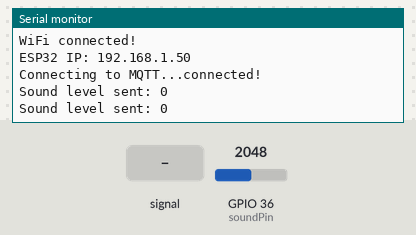
A sketch run on a simulated ESP32. Parts: the last lines printed to the serial monitor. Inputs (shaded band) come from the test bench; at power-on: GPIO 36 (soundPin) = 2048 (analog values on the 0–4095 scale). WiFi joins after 1.5 s; servers stay silent unless stated; no MQTT or app messages arrive unless stated.

Above: at 2.7 s.
2.8 s: GPIO 36 (soundPin) fed a 200 Hz sine of ±327 counts around its level
At 4.1 s:
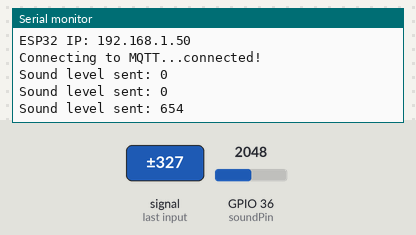
4.3 s: GPIO 36 (soundPin) fed a 1000 Hz sine of ±1023 counts around its level
At 5.6 s:
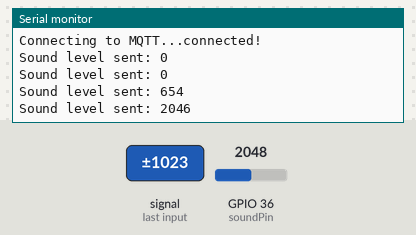
5.8 s: GPIO 36 (soundPin) set to 3603
At 6.7 s:
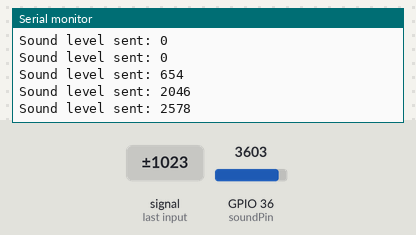
Timing chart, 0 to 8.8 s (numbered marks = the images above; inputs shaded):
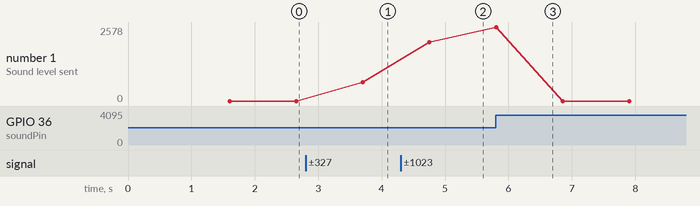

The sketch:

sound-sensor.ino
```cpp
#include <WiFi.h>
#include <PubSubClient.h>

// iPhone hotspot credentials
const char* ssid = "iPhone";
const char* password = "";

// Raspberry Pi MQTT broker
const char* mqtt_server = "172.20.10.2";
const int mqtt_port = 1883;
const char* mqtt_topic = "iot/brook/sound";

// Sound sensor
const int soundPin = A0;

WiFiClient espClient;
PubSubClient client(espClient);

void connectWiFi() {
  Serial.print("Connecting to WiFi");

  WiFi.begin(ssid, password);

  while (WiFi.status() != WL_CONNECTED) {
    delay(500);
    Serial.print(".");
  }

  Serial.println("\nWiFi connected!");
  Serial.print("ESP32 IP: ");
  Serial.println(WiFi.localIP());
}

void reconnectMQTT() {
  while (!client.connected()) {
    Serial.print("Connecting to MQTT...");

    String clientId = "NanoESP32-" + WiFi.macAddress();
    clientId.replace(":", "");

    if (client.connect(clientId.c_str())) {
      Serial.println("connected!");
    } else {
      Serial.print("Failed, state: ");
      Serial.println(client.state());
      delay(3000);
    }
  }
}

int readSoundLevel() {
  int minValue = 4095;
  int maxValue = 0;

  unsigned long startTime = millis();

  while (millis() - startTime < 50) {
    int value = analogRead(soundPin);

    if (value < minValue) minValue = value;
    if (value > maxValue) maxValue = value;
  }

  return maxValue - minValue;
}

void setup() {
  Serial.begin(115200);
  analogReadResolution(12);

  connectWiFi();

  client.setServer(mqtt_server, mqtt_port);
}

void loop() {
  if (WiFi.status() != WL_CONNECTED) {
    connectWiFi();
  }

  if (!client.connected()) {
    reconnectMQTT();
  }

  client.loop();

  int soundLevel = readSoundLevel();

  char message[16];
  snprintf(message, sizeof(message), "%d", soundLevel);

  if (client.publish(mqtt_topic, message)) {
    Serial.print("Sound level sent: ");
    Serial.println(message);
  } else {
    Serial.println("MQTT publish failed");
  }

  delay(1000);
}
```

Measured:
- after the input at 2.8 s, the serial monitor: prints a new line after 0.90 s (image 1)
- after the input at 4.3 s, the serial monitor: prints a new line after 0.45 s (image 2)
- after the input at 5.8 s, the serial monitor: prints a new line at once (image 3)
- plotted number 1: 0 → 654 after the input at 2.8 s, 654 → 2046 after the input at 4.3 s, 2046 → 0 after the input at 5.8 s
